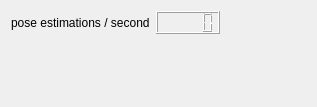
<?xml version="1.0" encoding="UTF-8"?>
<ui version="4.0">
 <class>NativeConfiguratorWidgetBase</class>
 <widget class="QWidget" name="NativeConfiguratorWidgetBase">
  <property name="geometry">
   <rect>
    <x>0</x>
    <y>0</y>
    <width>317</width>
    <height>107</height>
   </rect>
  </property>
  <property name="windowTitle">
   <string>Form</string>
  </property>
  <layout class="QVBoxLayout" name="verticalLayout">
   <item>
    <layout class="QHBoxLayout" name="horizontalLayout">
     <item>
      <widget class="QLabel" name="label">
       <property name="text">
        <string>pose estimations / second</string>
       </property>
      </widget>
     </item>
     <item>
      <widget class="QLCDNumber" name="posesPerSecondLcd"/>
     </item>
     <item>
      <spacer name="horizontalSpacer">
       <property name="orientation">
        <enum>Qt::Horizontal</enum>
       </property>
       <property name="sizeHint" stdset="0">
        <size>
         <width>40</width>
         <height>20</height>
        </size>
       </property>
      </spacer>
     </item>
    </layout>
   </item>
   <item>
    <spacer name="verticalSpacer">
     <property name="orientation">
      <enum>Qt::Vertical</enum>
     </property>
     <property name="sizeHint" stdset="0">
      <size>
       <width>20</width>
       <height>55</height>
      </size>
     </property>
    </spacer>
   </item>
  </layout>
 </widget>
 <resources/>
 <connections/>
</ui>
